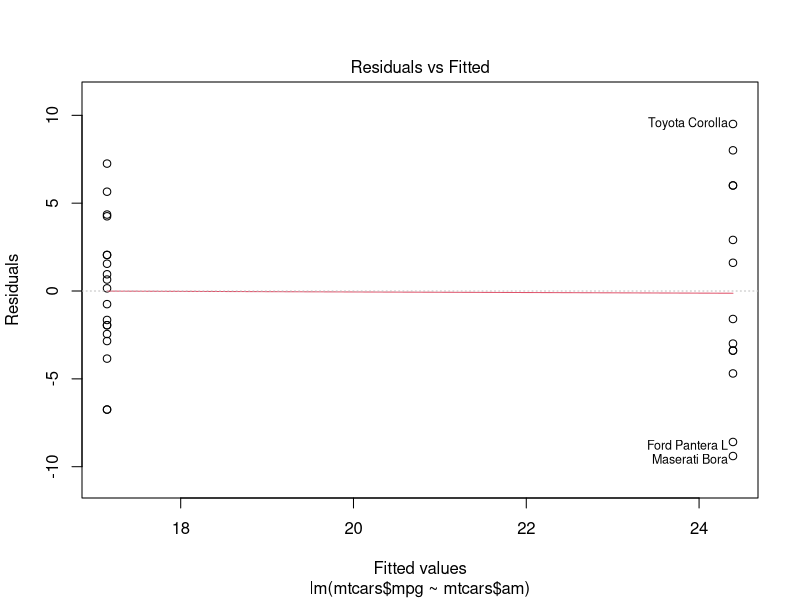
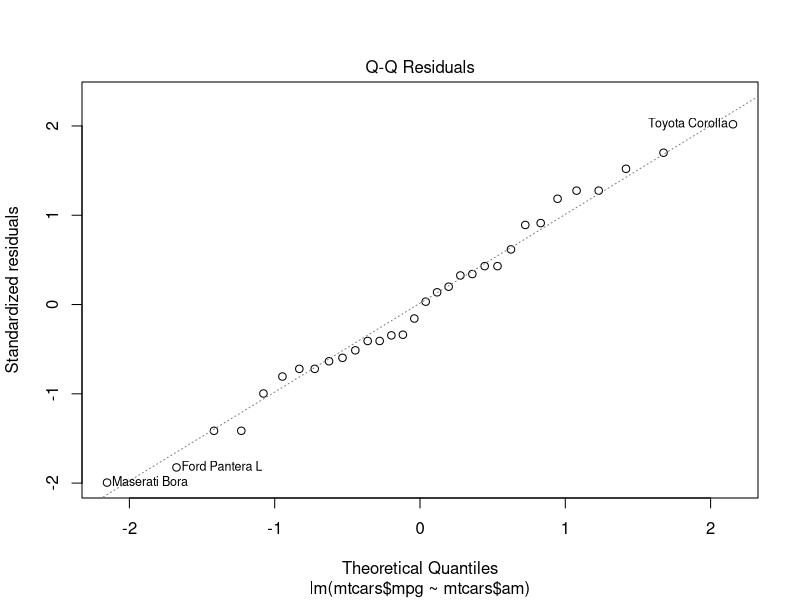
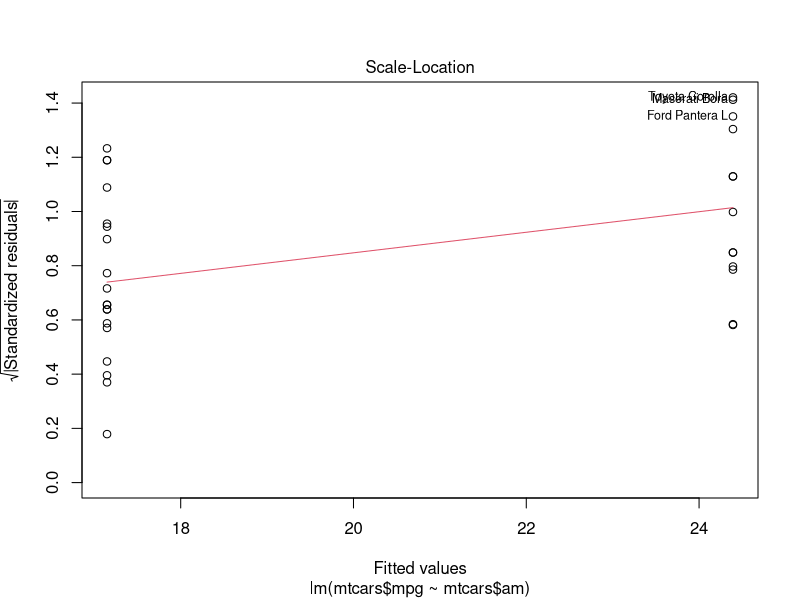
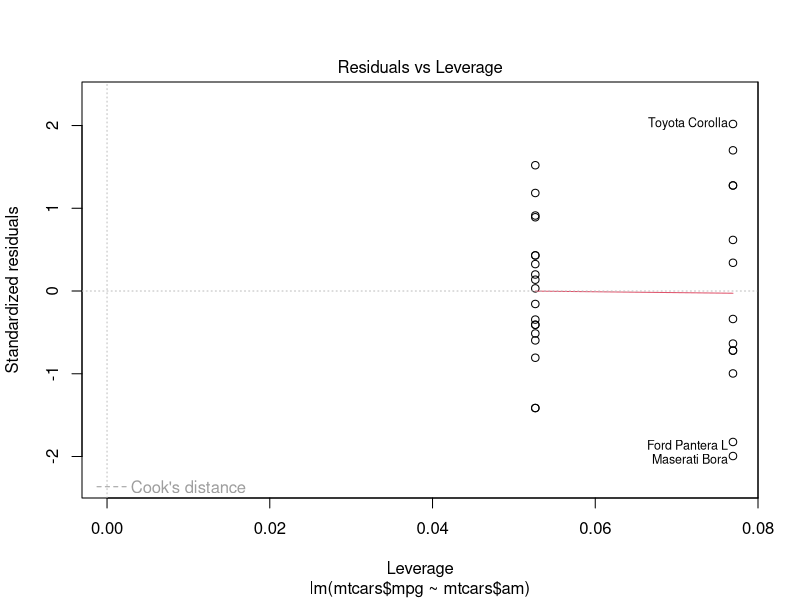
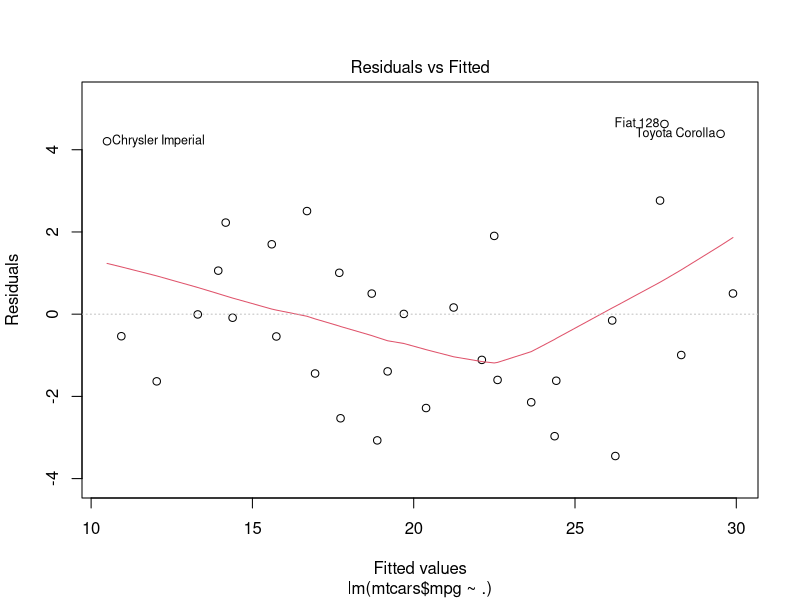
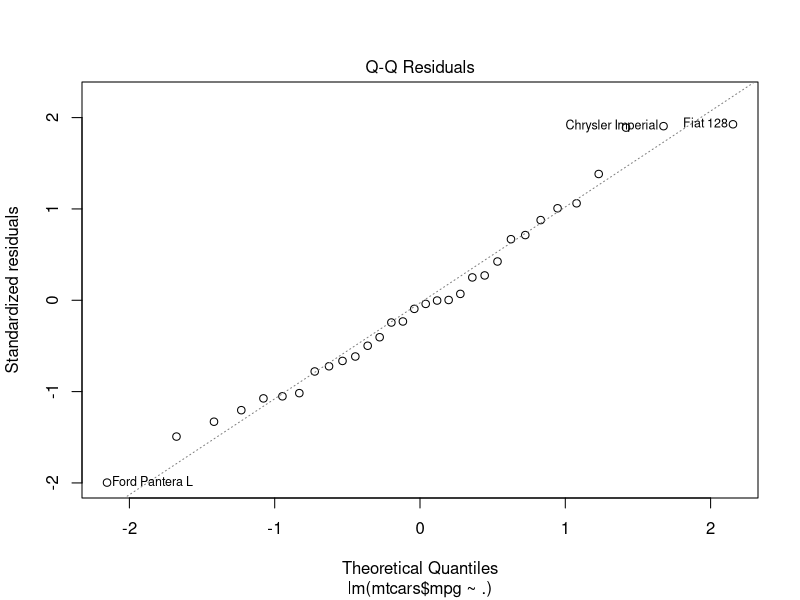
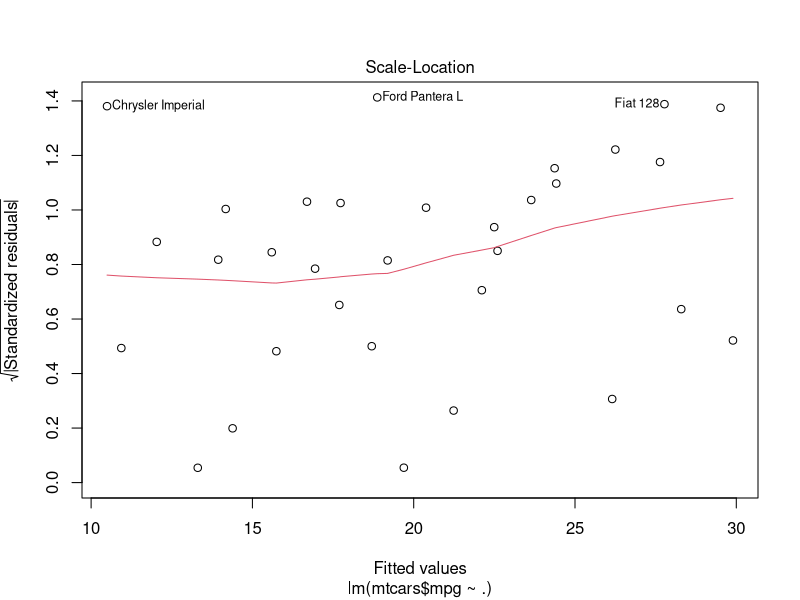
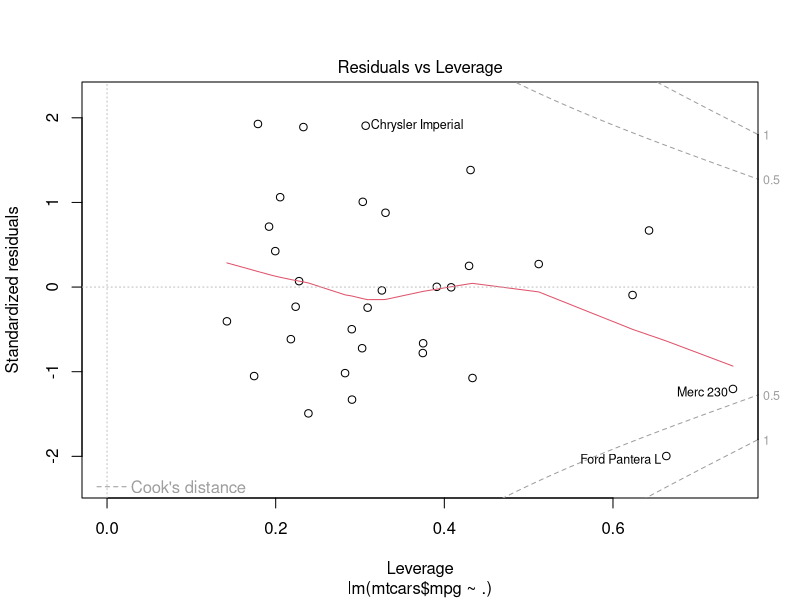

Reproduce these figures in R, in order.
# -------------------------------------------------------------------------
#might be helpful
rm(list = ls())
# -------------------------------------------------------------------------
#Cached Inverse
makeCacheMatrix <- function(x = matrix()) {
  m <- 1
  inverse = NULL
  setMatrix <- function(y) {
    x <<- y
    m <<- 1
    inverse = NULL
  }
  getMatrix <- function(){
    return(x)
  }
  setInverse <- function(inv){
    m <<- 0
    inverse <<- inv
  }
  getInverse <- function(){
    return(inverse)
  }
  setM <- function(m){
    m=m
  }
  getM <- function(){
    return(m)
  }
  list(setMatrix = setMatrix,
       getMatrix = getMatrix,
       setInverse = setInverse,
       getInverse = getInverse,
       getM = getM,
       setM = setM)
}
  

cacheSolve <- function(x) {
  m <- x$getM()
  if (m==0) {
    message("getting cached data")
    inverse = x$getInverse()
    return(inverse)
  }else{
    data <- x$getMatrix()
    inv <- solve(data)
    x$setInverse(inv)
    return(inv)
  }
}

#Test Samples
y = matrix(c(1,1,3,5,2,1,-1,0,-2),nrow = 3,byrow = T)
z <- makeCacheMatrix(y)
cacheSolve(z)
cacheSolve(z)
f = matrix(c(5,4,9,2,18,5,334,7,5),nrow=3,byrow = T)
z$setMatrix(f)
cacheSolve(z)
cacheSolve(z)
# -------------------------------------------------------------------------
# -------------------------------------------------------------------------
#Mode Calculation

my_mode <- function(x = numeric()){
  z=t(matrix(unique(c(x))))
  n=length(z)
  z=rbind(z,c(rep(0,n)))
  for(i in 1:n) {
    repeatition = sum(which(x == z[1,i])/which(x == z[1,i]))
    z[2,i]=repeatition
  }
  max = max(z[2,])
  m=sum(which(z[2,]==max)/which(z[2,]==max))
  if(m==1){
    mode=z[1,which(z[2,]==max)]
    cat("[1]",mode,"unimodal","\n")
  }else if(m==2){
    mode=z[1,which(z[2,]==max)]
    cat("[1]",mode,"bimodal","\n")
  }else{
    print("no mode")
  }
}

#Test Samples
g = c(13, 18, 13, 14, 13, 16, 14, 21, 13)
my_mode(g)
h = c(8, 18, 13, 14, 4, 16, 14, 21, 8)
my_mode(h)
i = c(3, 5, 13, 5, 13, 3)
my_mode(i)


# -------------------------------------------------------------------------
# -------------------------------------------------------------------------
#Tests on mtcars data-frame
#1) Manual vs auto

mpg_am_lm = lm(mtcars$mpg~mtcars$am,data = mtcars)
summary(mpg_am_lm)
plot(mpg_am_lm)

# mpg = 17.147+7.245am
# since that the coef of am is a positive number then manual car(am=1)
# has a higher mpg than auto(am=0)
# -------------------------------------------------------------------------
#2) stepwise regression on mtcars

library(MASS)
mpg_._lm = lm(mtcars$mpg~.,data = mtcars)
stepWiseModel = stepAIC(mpg_._lm,direction = "both",trace = F)
summary(stepWiseModel)
plot(mpg_._lm)

# mpg = 9.6178-3.9165wt+1.2259qsec+2.9358am
# as result of the stepwise regression model we can say that
# mpg depends on car weight(wt), time per 0.25 mile(qsec)
# and transmission(am) and independent from the other (cyl,disp,hp,...)
